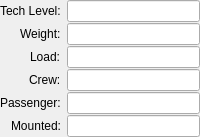
      <widget class="QWidget" name="wieghtWidget" native="true">
       <property name="sizePolicy">
        <sizepolicy hsizetype="Minimum" vsizetype="Minimum">
         <horstretch>0</horstretch>
         <verstretch>0</verstretch>
        </sizepolicy>
       </property>
       <layout class="QFormLayout" name="loadLayout">
        <property name="fieldGrowthPolicy">
         <enum>QFormLayout::ExpandingFieldsGrow</enum>
        </property>
        <property name="labelAlignment">
         <set>Qt::AlignRight|Qt::AlignTrailing|Qt::AlignVCenter</set>
        </property>
        <property name="formAlignment">
         <set>Qt::AlignLeading|Qt::AlignLeft|Qt::AlignTop</set>
        </property>
        <property name="horizontalSpacing">
         <number>-1</number>
        </property>
        <property name="verticalSpacing">
         <number>1</number>
        </property>
        <property name="leftMargin">
         <number>0</number>
        </property>
        <property name="topMargin">
         <number>0</number>
        </property>
        <property name="rightMargin">
         <number>0</number>
        </property>
        <property name="bottomMargin">
         <number>0</number>
        </property>
        <item row="1" column="0">
         <widget class="QLabel" name="weightLabel">
          <property name="text">
           <string>Weight:</string>
          </property>
          <property name="buddy">
           <cstring>weightLineEdit</cstring>
          </property>
         </widget>
        </item>
        <item row="1" column="1">
         <widget class="QLineEdit" name="weightLineEdit">
          <property name="sizePolicy">
           <sizepolicy hsizetype="Expanding" vsizetype="Minimum">
            <horstretch>0</horstretch>
            <verstretch>0</verstretch>
           </sizepolicy>
          </property>
          <property name="alignment">
           <set>Qt::AlignRight|Qt::AlignTrailing|Qt::AlignVCenter</set>
          </property>
          <property name="readOnly">
           <bool>true</bool>
          </property>
         </widget>
        </item>
        <item row="2" column="0">
         <widget class="QLabel" name="loadLabel">
          <property name="text">
           <string>Load:</string>
          </property>
          <property name="buddy">
           <cstring>loadLineEdit</cstring>
          </property>
         </widget>
        </item>
        <item row="2" column="1">
         <widget class="QLineEdit" name="loadLineEdit">
          <property name="sizePolicy">
           <sizepolicy hsizetype="Expanding" vsizetype="Minimum">
            <horstretch>0</horstretch>
            <verstretch>0</verstretch>
           </sizepolicy>
          </property>
          <property name="alignment">
           <set>Qt::AlignRight|Qt::AlignTrailing|Qt::AlignVCenter</set>
          </property>
          <property name="readOnly">
           <bool>true</bool>
          </property>
         </widget>
        </item>
        <item row="3" column="0">
         <widget class="QLabel" name="crewLabel">
          <property name="text">
           <string>Crew:</string>
          </property>
          <property name="buddy">
           <cstring>crewLineEdit</cstring>
          </property>
         </widget>
        </item>
        <item row="3" column="1">
         <widget class="QLineEdit" name="crewLineEdit">
          <property name="sizePolicy">
           <sizepolicy hsizetype="Expanding" vsizetype="Minimum">
            <horstretch>0</horstretch>
            <verstretch>0</verstretch>
           </sizepolicy>
          </property>
          <property name="alignment">
           <set>Qt::AlignRight|Qt::AlignTrailing|Qt::AlignVCenter</set>
          </property>
          <property name="readOnly">
           <bool>true</bool>
          </property>
         </widget>
        </item>
        <item row="4" column="0">
         <widget class="QLabel" name="passengerLabel">
          <property name="text">
           <string>Passenger:</string>
          </property>
          <property name="buddy">
           <cstring>passengerLineEdit</cstring>
          </property>
         </widget>
        </item>
        <item row="4" column="1">
         <widget class="QLineEdit" name="passengerLineEdit">
          <property name="sizePolicy">
           <sizepolicy hsizetype="Expanding" vsizetype="Minimum">
            <horstretch>0</horstretch>
            <verstretch>0</verstretch>
           </sizepolicy>
          </property>
          <property name="alignment">
           <set>Qt::AlignRight|Qt::AlignTrailing|Qt::AlignVCenter</set>
          </property>
          <property name="readOnly">
           <bool>true</bool>
          </property>
         </widget>
        </item>
        <item row="5" column="0">
         <widget class="QLabel" name="mountedLabel">
          <property name="text">
           <string>Mounted:</string>
          </property>
          <property name="buddy">
           <cstring>mountedLineEdit</cstring>
          </property>
         </widget>
        </item>
        <item row="5" column="1">
         <widget class="QLineEdit" name="mountedLineEdit">
          <property name="sizePolicy">
           <sizepolicy hsizetype="Expanding" vsizetype="Minimum">
            <horstretch>0</horstretch>
            <verstretch>0</verstretch>
           </sizepolicy>
          </property>
          <property name="alignment">
           <set>Qt::AlignRight|Qt::AlignTrailing|Qt::AlignVCenter</set>
          </property>
          <property name="readOnly">
           <bool>true</bool>
          </property>
         </widget>
        </item>
        <item row="0" column="0">
         <widget class="QLabel" name="techLevelLabel">
          <property name="text">
           <string>Tech Level:</string>
          </property>
         </widget>
        </item>
        <item row="0" column="1">
         <widget class="QLineEdit" name="techLevelLineEdit">
          <property name="alignment">
           <set>Qt::AlignRight|Qt::AlignTrailing|Qt::AlignVCenter</set>
          </property>
          <property name="readOnly">
           <bool>true</bool>
          </property>
         </widget>
        </item>
       </layout>
      </widget>
